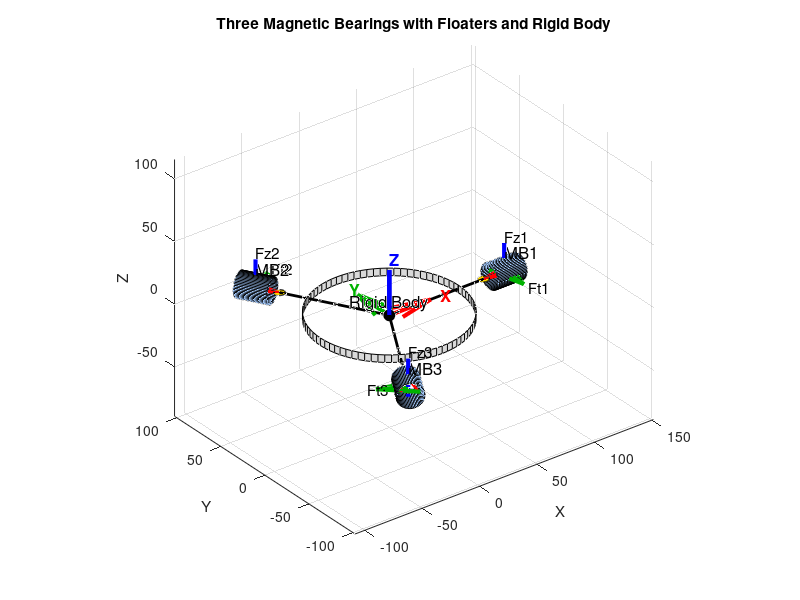

Write MATLAB code to recreate this figure.
clear;
clc;
close all;

%% =========================
% 参数
%% =========================
R = 100;              % 磁轴承安装半径

bearing_radius = 10;  % 磁轴承半径
bearing_length = 25;  % 磁轴承长度

floater_radius = 4;   % 浮子半径

platform_radius = 60; % 刚体半径
platform_thickness = 6;

%% =========================
% 创建图形
%% =========================

figure('Color','w');

hold on;
grid on;
axis equal;

xlabel('X');
ylabel('Y');
zlabel('Z');

view(35,25);

%% =========================
% 中央刚体
%% =========================

[XP,YP,ZP] = cylinder(platform_radius,80);

ZP = ZP*platform_thickness - platform_thickness/2;

surf(XP,YP,ZP,...
    'FaceColor',[0.85 0.85 0.85],...
    'EdgeColor','k',...
    'LineWidth',0.5);

plot3(0,0,0,...
    'ko',...
    'MarkerFaceColor','k',...
    'MarkerSize',8);

text(0,0,10,...
    'Rigid Body',...
    'FontSize',12,...
    'HorizontalAlignment','center');

%% =========================
% 三个磁轴承
%% =========================

angles = [0 120 240];

for k = 1:3

    %% ---------------------
    % 位置
    %% ---------------------

    th = deg2rad(angles(k));

    p = [ ...
        R*cos(th)
        R*sin(th)
        0 ];

    %% ---------------------
    % 局部坐标系
    %% ---------------------

    er = -p/norm(p);      % 指向原点

    ez = [0;0;1];

    et = cross(ez,er);
    et = et/norm(et);

    %% ---------------------
    % 磁轴承圆柱
    %% ---------------------

    [xc,yc,zc] = cylinder(bearing_radius,60);

    zc = (zc-0.5)*bearing_length;

    pts = [ ...
        xc(:)' ;
        yc(:)' ;
        zc(:)' ];

    % 本地:
    % x -> et
    % y -> ez
    % z -> er

    Rot = [et ez er];

    pts_global = Rot*pts;

    X = reshape(pts_global(1,:),size(xc)) + p(1);
    Y = reshape(pts_global(2,:),size(yc)) + p(2);
    Z = reshape(pts_global(3,:),size(zc)) + p(3);

    surf(X,Y,Z,...
        'FaceColor',[0.65 0.80 1.00],...
        'EdgeColor','k',...
        'LineWidth',0.5);

    %% ---------------------
    % 轴线
    %% ---------------------

    plot3([p(1) 0],...
          [p(2) 0],...
          [p(3) 0],...
          'k--',...
          'LineWidth',1);

    %% ---------------------
    % 浮子位置
    %% ---------------------

    pf = p + 18*er;

    thf = linspace(0,2*pi,60);

    fill3( ...
        pf(1)+floater_radius*cos(thf), ...
        pf(2)+floater_radius*sin(thf), ...
        pf(3)+zeros(size(thf)), ...
        [1 0.85 0], ...
        'EdgeColor','k',...
        'LineWidth',1);

    %% ---------------------
    % 连杆
    %% ---------------------

    plot3([0 pf(1)],...
          [0 pf(2)],...
          [0 pf(3)],...
          'k-',...
          'LineWidth',2);

    %% ---------------------
    % er (红色)
    %% ---------------------

    quiver3( ...
        p(1),p(2),p(3), ...
        20*er(1), ...
        20*er(2), ...
        20*er(3), ...
        'Color',[1 0 0], ...
        'LineWidth',2,...
        'MaxHeadSize',0.8);

    %% ---------------------
    % Ft (绿色)
    %% ---------------------

    quiver3( ...
        p(1),p(2),p(3), ...
        25*et(1), ...
        25*et(2), ...
        25*et(3), ...
        'Color',[0 0.7 0], ...
        'LineWidth',3,...
        'MaxHeadSize',0.8);

    %% ---------------------
    % Fz (蓝色)
    %% ---------------------

    quiver3( ...
        p(1),p(2),p(3), ...
        0,0,25, ...
        'Color',[0 0 1], ...
        'LineWidth',3,...
        'MaxHeadSize',0.8);

    %% ---------------------
    % 标注
    %% ---------------------

    text( ...
        p(1), ...
        p(2), ...
        p(3)+15, ...
        sprintf('MB%d',k), ...
        'FontSize',12);

    text( ...
        p(1)+28*et(1), ...
        p(2)+28*et(2), ...
        p(3), ...
        sprintf('Ft%d',k), ...
        'FontSize',11);

    text( ...
        p(1), ...
        p(2), ...
        28, ...
        sprintf('Fz%d',k), ...
        'FontSize',11);

end

%% =========================
% 全局坐标系
%% =========================

axis_len = 40;

% X轴（红）
quiver3(0,0,0,...
    axis_len,0,0,...
    'Color',[1 0 0],...
    'LineWidth',3,...
    'MaxHeadSize',0.5);

% Y轴（绿）
quiver3(0,0,0,...
    0,axis_len,0,...
    'Color',[0 0.7 0],...
    'LineWidth',3,...
    'MaxHeadSize',0.5);

% Z轴（蓝）
quiver3(0,0,0,...
    0,0,axis_len,...
    'Color',[0 0 1],...
    'LineWidth',3,...
    'MaxHeadSize',0.5);

text(axis_len+5,0,0,...
    'X',...
    'Color',[1 0 0],...
    'FontSize',12,...
    'FontWeight','bold');

text(0,axis_len+5,0,...
    'Y',...
    'Color',[0 0.7 0],...
    'FontSize',12,...
    'FontWeight','bold');

text(0,0,axis_len+5,...
    'Z',...
    'Color',[0 0 1],...
    'FontSize',12,...
    'FontWeight','bold');

title('Three Magnetic Bearings with Floaters and Rigid Body');
